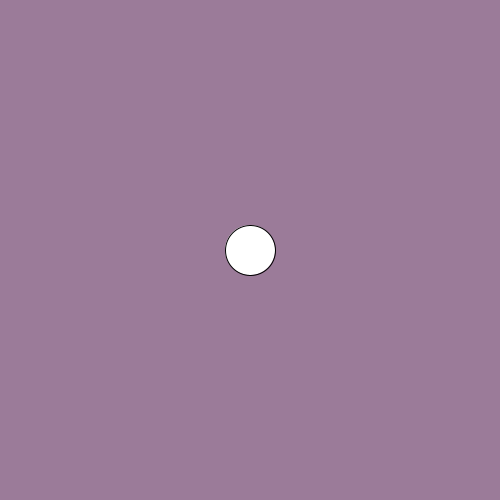
Frame 1 (no input)
Frame 60 (the mouse pressed at the canvas centre just before this capture): identical to frame 1, image omitted
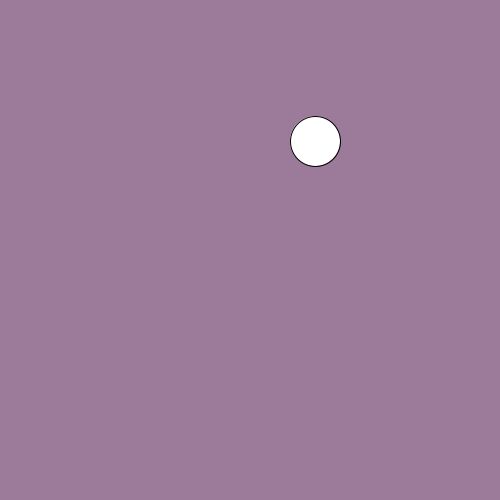
Frame 120 (the mouse held since frame 60 and released just before this capture)

The Processing sketch that drew these frames (run headless with seeded random() and noise(); from frame 60 on, the mouse is pressed at the canvas centre):

// Processing sketch: SlipperyDot
// ── SlipperyDot.pde
// 1. Create three integer variables to represent the x, y, and the size of the ellipse
int x = 250;
int y = 250;
int size = 50;
    
    
    void setup() {
     // 2. Set the size of your sketch
    size(500,500);
    }
    
    void draw() {
      // 3. Set the background color of your sketch
      background(155,123,153);
      // 4. Draw an ellipse. Make sure it fits in the window.
      // Use the variables created at the top of the sketch, 
      // for the location and size of your ellipse
      ellipse(x,y,size,size);
      
      
    }
    
    void mousePressed() {
      //5. Create an integer variable called distance
     int distance;
      //6. Set the value of the distance variable to the value returned by the getDistance method
      //   Pass the mouse's x and y (mouseX and mouseY) and the x and y of your ellipse to the method.
       distance = getDistance(mouseX,mouseY,x,y); 
          
      //7.  Use an if statement to check if the distance variable is < the radius of the ellipse
      //    If it is, set a new x and y for the ellipse, using a random location on the window
      //    Hint: Use the Processing random() function       
      if(distance < size/2){
        x = (int)random(25,475);
        y = (int)random(25,475);
        
    }}
    
    int getDistance(int x1, int y1, int x2, int y2) {
      return (int)Math.sqrt(Math.pow((x1-x2),2) + Math.pow((y1-y2),2));
    }
